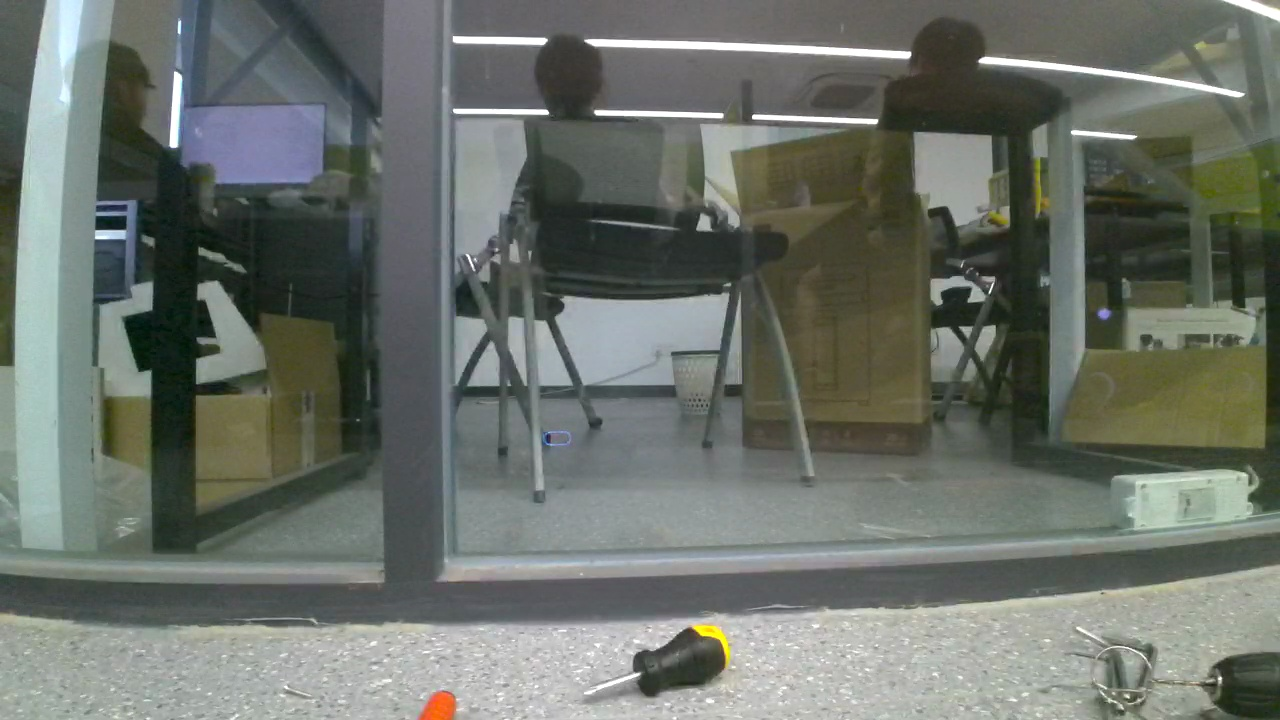
#> input picture Project_ws/src/rmep_base/scripts/test/{10}.jpg, 1280 x 720 px
$ python -i obstacle_detector.py   (imports and definitions only)   (older library calls are emulated)
#> lines starting #> are read from the running program, lines starting #| are printed output that depends on the picture; after the words box and inside, x2 and y2 are one past the last pixel; in counts of white or black regions, pixels touching at a corner belong together
#!/usr/bin/python3
# coding=UTF-8
"""单目视觉障碍风险检测：输出前、左、右方向风险，不伪造米制深度。"""

from dataclasses import dataclass

import cv2
import numpy as np


@dataclass
class VisualSectorObservation:
    """单个图像方向的障碍占用和风险结果。"""

    risk: float
    occupied_ratio: float
    nearest_row_ratio: float


@dataclass
class VisualObstacleObservation:
    """一帧图像的三方向障碍风险结果。"""

    valid: bool
    confidence: float
    front: VisualSectorObservation
    left: VisualSectorObservation
    right: VisualSectorObservation
    reason: str = "ok"

    def risks(self):
        """返回与避障融合接口一致的方向风险字典。"""
        return {
            "front": self.front.risk,
            "left": self.left.risk,
            "right": self.right.risk,
        }


def _empty_sector():
    """创建无障碍方向占位结果。"""
    return VisualSectorObservation(0.0, 0.0, 0.0)


class VisualObstacleDetector:
    """基于地面外观差异和连通区域的单目视觉障碍检测器。"""

    def __init__(self, config=None):
        cfg = (config or {}).get("visual_avoidance", config or {})
        self.cfg = cfg
        self.roi = cfg.get("roi", [0.05, 0.35, 0.95, 0.98])
        self.floor_reference_height = cfg.get(
            "floor_reference_height_ratio", 0.10
        )
        self.color_difference_threshold = cfg.get(
            "color_difference_threshold", 0.24
        )
        self.canny_low = int(cfg.get("canny_low", 50))
        self.canny_high = int(cfg.get("canny_high", 140))
        self.min_contour_area_ratio = cfg.get(
            "min_contour_area_ratio", 0.002
        )
        self.risk_occupancy_ratio = cfg.get("risk_occupancy_ratio", 0.10)
        self.near_row_start = cfg.get("near_row_start", 0.45)

    @staticmethod
    def _clip_roi(roi, width, height):
        """把归一化 ROI 转换为合法像素范围。"""
        x1 = max(0, min(width - 1, int(roi[0] * width)))
        y1 = max(0, min(height - 1, int(roi[1] * height)))
        x2 = max(x1 + 1, min(width, int(roi[2] * width)))
        y2 = max(y1 + 1, min(height, int(roi[3] * height)))
        return x1, y1, x2, y2

    def _floor_difference_mask(self, crop):
        """以底部参考带估计地面颜色，返回偏离地面的像素掩码。"""
        hsv = cv2.cvtColor(crop, cv2.COLOR_BGR2HSV)
        height = hsv.shape[0]
        reference_height = max(2, int(height * self.floor_reference_height))
        reference = hsv[-reference_height:, :]
        floor_hsv = np.median(reference.reshape(-1, 3), axis=0)

        hue_difference = np.abs(hsv[:, :, 0].astype(np.float32) - floor_hsv[0])
        hue_difference = np.minimum(hue_difference, 180.0 - hue_difference) / 90.0
        saturation_difference = (
            np.abs(hsv[:, :, 1].astype(np.float32) - floor_hsv[1]) / 255.0
        )
        value_difference = (
            np.abs(hsv[:, :, 2].astype(np.float32) - floor_hsv[2]) / 255.0
        )
        difference = (
            hue_difference * 0.45
            + saturation_difference * 0.30
            + value_difference * 0.25
        )
        return (difference >= self.color_difference_threshold).astype(np.uint8) * 255

    def _obstacle_mask(self, crop):
        """融合颜色差异和边缘，生成填充后的障碍候选区域。"""
        color_mask = self._floor_difference_mask(crop)
        gray = cv2.cvtColor(crop, cv2.COLOR_BGR2GRAY)
        edges = cv2.Canny(gray, self.canny_low, self.canny_high)
        edges = cv2.dilate(edges, np.ones((5, 5), np.uint8), iterations=1)
        candidate = cv2.bitwise_or(color_mask, edges)
        candidate = cv2.morphologyEx(
            candidate,
            cv2.MORPH_CLOSE,
            np.ones((9, 9), np.uint8),
            iterations=2,
        )
        candidate = cv2.morphologyEx(
            candidate,
            cv2.MORPH_OPEN,
            np.ones((3, 3), np.uint8),
            iterations=1,
        )

        contours, _ = cv2.findContours(
            candidate, cv2.RETR_EXTERNAL, cv2.CHAIN_APPROX_SIMPLE
        )
        obstacle_mask = np.zeros_like(candidate)
        min_area = crop.shape[0] * crop.shape[1] * self.min_contour_area_ratio
        for contour in contours:
            if cv2.contourArea(contour) < min_area:
                continue
            cv2.drawContours(obstacle_mask, [contour], -1, 255, thickness=-1)
        return obstacle_mask

    def _sector_observation(self, mask, x1_ratio, x2_ratio):
        """计算一个水平方向区域的占用率、最近行位置和综合风险。"""
        height, width = mask.shape[:2]
        x1 = max(0, min(width - 1, int(x1_ratio * width)))
        x2 = max(x1 + 1, min(width, int(x2_ratio * width)))
        sector = mask[:, x1:x2] > 0
        occupied_ratio = float(np.count_nonzero(sector)) / float(sector.size)

        rows = np.where(sector)[0]
        nearest_row_ratio = (
            float(rows.max()) / float(max(1, height - 1)) if rows.size else 0.0
        )
        occupancy_score = min(
            1.0, occupied_ratio / max(1e-6, self.risk_occupancy_ratio)
        )
        proximity_score = max(
            0.0,
            (nearest_row_ratio - self.near_row_start)
            / max(1e-6, 1.0 - self.near_row_start),
        )
        risk = min(1.0, occupancy_score * 0.65 + proximity_score * 0.35)
        return VisualSectorObservation(risk, occupied_ratio, nearest_row_ratio)

    @staticmethod
    def _frame_confidence(frame):
        """根据曝光和清晰度估计本帧是否足以判断有障碍或无障碍。"""
        gray = cv2.cvtColor(frame, cv2.COLOR_BGR2GRAY)
        mean_value = float(np.mean(gray))
        exposure_score = max(0.0, 1.0 - abs(mean_value - 127.5) / 127.5)
        sharpness = float(cv2.Laplacian(gray, cv2.CV_64F).var())
        sharpness_score = min(1.0, sharpness / 80.0)
        # 黑暗或过曝画面不能仅凭“收到图像”获得基础置信度。
        return min(1.0, exposure_score * 0.70 + sharpness_score * 0.30)

    def detect(self, frame):
        """检测一帧 BGR 图像，返回三方向风险和总体置信度。"""
        if frame is None or not hasattr(frame, "shape") or frame.size == 0:
            empty = _empty_sector()
            return VisualObstacleObservation(
                False, 0.0, empty, empty, empty, "frame_invalid"
            )

        height, width = frame.shape[:2]
        if height < 32 or width < 32:
            empty = _empty_sector()
            return VisualObstacleObservation(
                False, 0.0, empty, empty, empty, "frame_too_small"
            )

        x1, y1, x2, y2 = self._clip_roi(self.roi, width, height)
        crop = frame[y1:y2, x1:x2]
        mask = self._obstacle_mask(crop)

        # 三个方向适度重叠，避免障碍刚好位于分区边界时被漏检。
        left = self._sector_observation(mask, 0.00, 0.38)
        front = self._sector_observation(mask, 0.28, 0.72)
        right = self._sector_observation(mask, 0.62, 1.00)
        confidence = self._frame_confidence(crop)
        return VisualObstacleObservation(True, confidence, front, left, right)

    def draw_debug(self, frame, observation):
        """绘制检测 ROI、方向风险和当前融合所需信息。"""
        output = frame.copy()
        height, width = output.shape[:2]
        x1, y1, x2, y2 = self._clip_roi(self.roi, width, height)
        cv2.rectangle(output, (x1, y1), (x2, y2), (0, 255, 255), 2)

        labels = (
            ("L", observation.left.risk, 0.15),
            ("F", observation.front.risk, 0.50),
            ("R", observation.right.risk, 0.85),
        )
        for label, risk, position in labels:
            color = (0, 0, 255) if risk >= 0.75 else (0, 255, 0)
            text = f"{label}:{risk:.2f}"
            cv2.putText(
                output,
                text,
                (int(width * position) - 30, max(25, y1 - 10)),
                cv2.FONT_HERSHEY_SIMPLEX,
                0.65,
                color,
                2,
                cv2.LINE_AA,
            )
        return output

>>> import cv2
>>> picture = cv2.imread('../../../../rmep_base/scripts/test/{10}.jpg')
#> picture is the input picture: shape (720, 1280, 3); mean B, G, R 106.3, 113.6, 107.7
>>> result = VisualObstacleDetector().detect(picture)
#> in detect, `crop = frame[y1:y2, x1:x2]`:
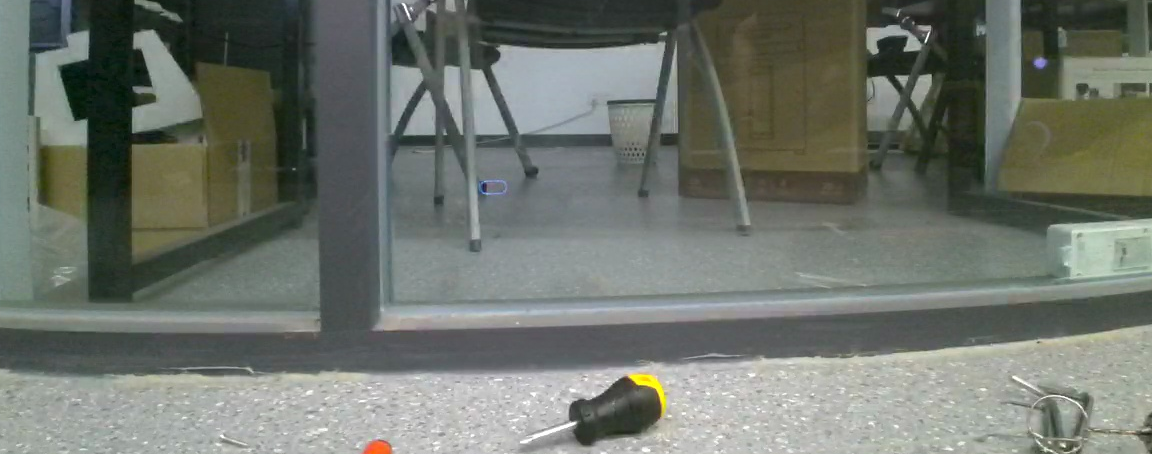
#> crop: shape (454, 1152, 3); mean B, G, R 108.3, 116.4, 110.6
#> in _floor_difference_mask, `hsv = cv2.cvtColor(crop, cv2.COLOR_BGR2HSV)`: hsv: shape (454, 1152, 3); mean H, S, V 62.7, 35.6, 117.6
#> in _floor_difference_mask, `reference = hsv[-reference_height:, :]`: reference: shape (45, 1152, 3); mean H, S, V 44.3, 12, 174.1
#> in _floor_difference_mask, `floor_hsv = np.median(reference.reshape(-1, 3), axis=0)`: floor_hsv = [43, 8, 181]
#> in _floor_difference_mask, `difference = ( hue_difference * 0.45 + saturation_difference * 0.30 + ..`:
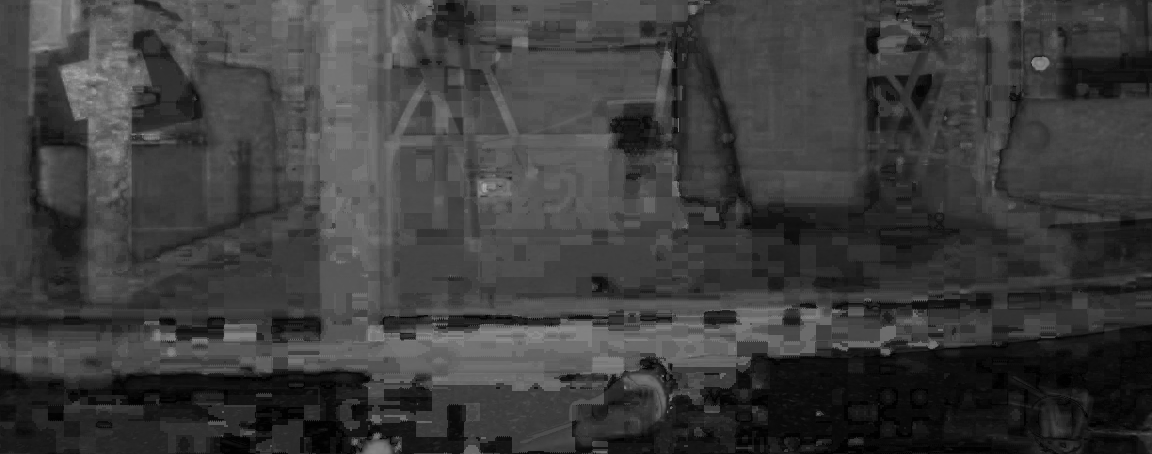
#> difference: shape (454, 1152) float32; min 0.00235, max 0.688, mean 0.238
#> in _floor_difference_mask, `return (difference >= self.color_difference_threshold).astype(np.uint8..`:
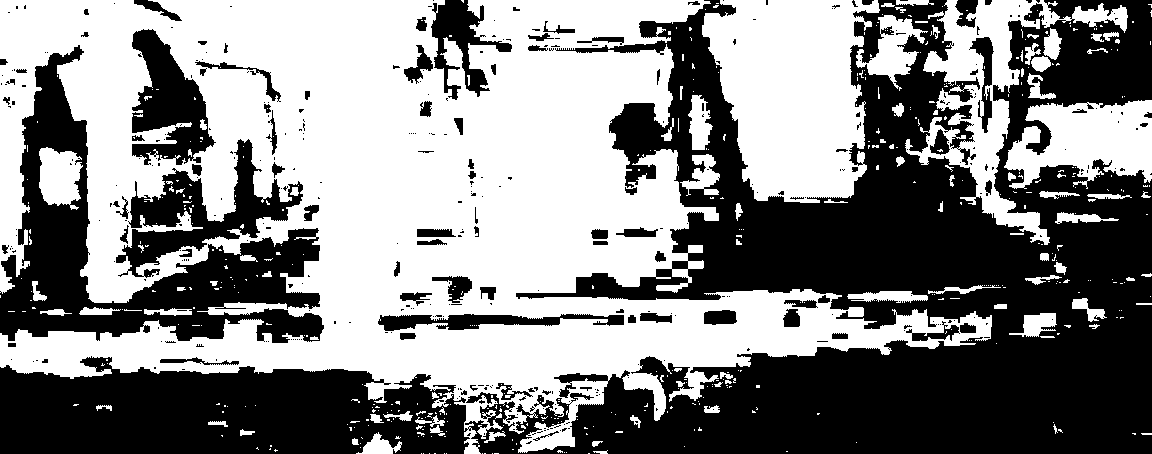
#> returned value: shape (454, 1152); 52.2% white; 387 black regions (297 under 20 px), largest, box (x1, y1, x2, y2) and area: (0, 0, 1152, 454) 191455, (0, 45, 324, 343) 28108, (116, 139, 303, 278) 8118
#> in _obstacle_mask, `edges = cv2.Canny(gray, self.canny_low, self.canny_high)`: edges: shape (454, 1152); 5.3% white in thin lines or dots
#> in _obstacle_mask, `edges = cv2.dilate(edges, np.ones((5, 5), np.uint8), iterations=1)`:
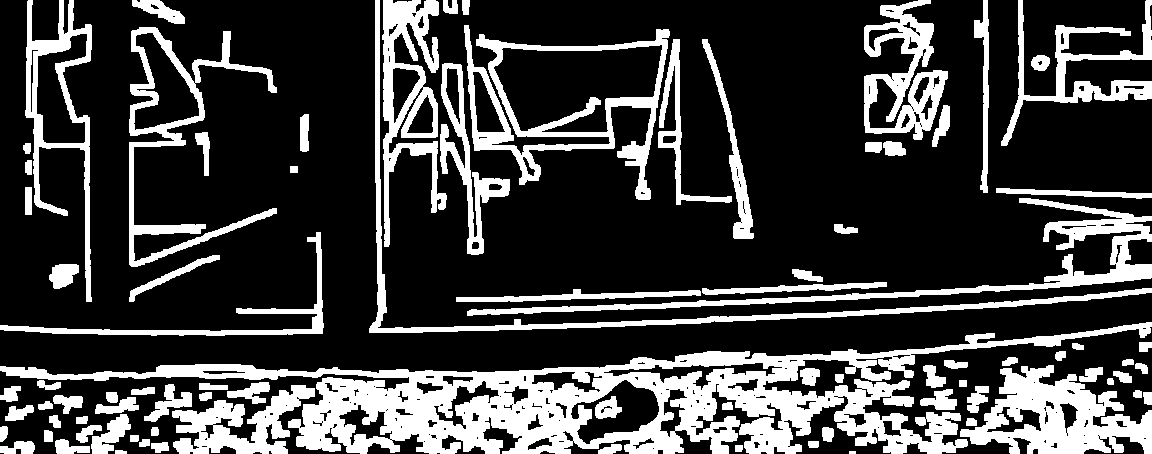
#> edges: shape (454, 1152); 25.1% white; 87 white regions, largest, box (x1, y1, x2, y2) and area: (0, 322, 1152, 454) 42313, (960, 365, 1152, 454) 8852, (464, 25, 670, 200) 7741
#> in _obstacle_mask, `candidate = cv2.bitwise_or(color_mask, edges)`: candidate: shape (454, 1152); 68.8% white; 678 black regions (450 under 20 px), largest, box (x1, y1, x2, y2) and area: (576, 0, 1141, 300) 43292, (0, 117, 319, 331) 20270, (763, 327, 1152, 454) 14785
#> in _obstacle_mask, `candidate = cv2.morphologyEx( candidate, cv2.MORPH_CLOSE, np.ones((9, ..`:
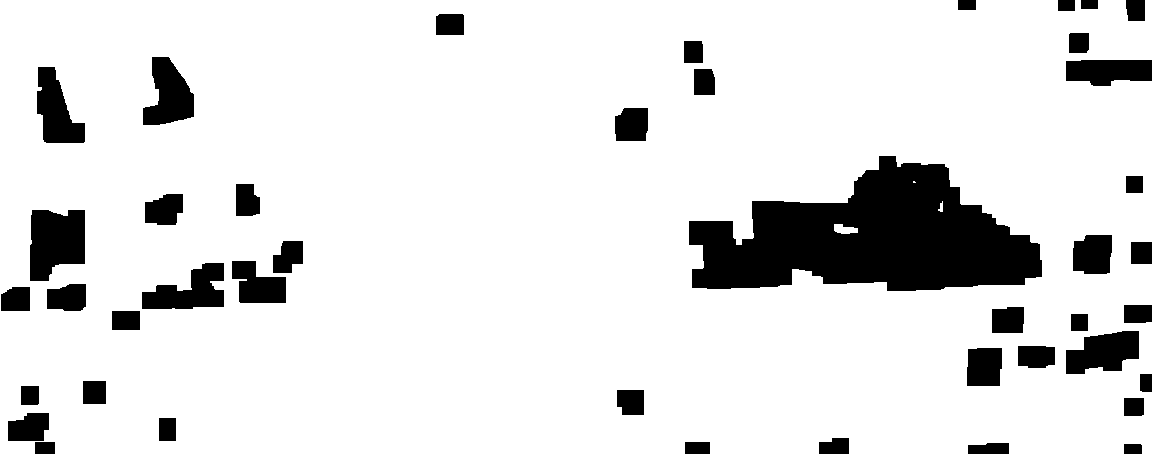
#> candidate: shape (454, 1152); 87.8% white; 43 black regions, largest, box (x1, y1, x2, y2) and area: (689, 156, 1042, 291) 29029, (30, 210, 85, 281) 3219, (142, 263, 224, 309) 2278
#> in _obstacle_mask, `candidate = cv2.morphologyEx( candidate, cv2.MORPH_OPEN, np.ones((3, 3..`: candidate: shape (454, 1152); 87.8% white; 42 black regions
#> in _obstacle_mask, `contours, _ = cv2.findContours( candidate, cv2.RETR_EXTERNAL, cv2.CHAI..`: contours = 1 contour; box (x1, y1, x2, y2) and area: (0, 0, 1152, 454) 513917
#> the loop in _obstacle_mask, `for contour in contours:` made 1 pass
#> after the loop in _obstacle_mask, `for contour in contours:`: obstacle_mask: shape (454, 1152); 98.6% white; 14 black regions, largest, box (x1, y1, x2, y2) and area: (1066, 60, 1152, 86) 1875, (8, 413, 55, 454) 1213, (0, 287, 30, 311) 665
#> in _sector_observation, `sector = mask[:, x1:x2] > 0`: sector: shape (454, 437) bool; 99.1% white; 2 black regions, box (x1, y1, x2, y2) and area: (8, 413, 55, 454) 1213, (0, 287, 30, 311) 665
#> in _sector_observation, `occupied_ratio = float(np.count_nonzero(sector)) / float(sector.size)`: occupied_ratio = 0.991
#> in _sector_observation, `nearest_row_ratio = ( float(rows.max()) / float(max(1, height - 1)) if..`: nearest_row_ratio = 1
#> call 2 of _sector_observation, with x1_ratio = 0.28, x2_ratio = 0.72
#> in _sector_observation (call 2), `sector = mask[:, x1:x2] > 0`:
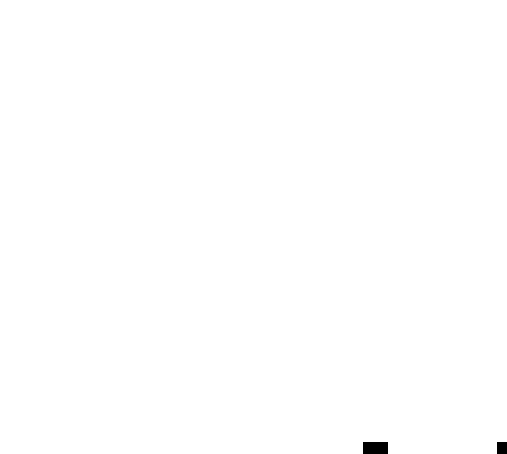
#> sector: shape (454, 507) bool; 99.8% white; 2 black regions, box (x1, y1, x2, y2) and area: (363, 442, 388, 454) 300, (497, 442, 507, 454) 120
#> in _sector_observation (call 2), `occupied_ratio = float(np.count_nonzero(sector)) / float(sector.size)`: occupied_ratio = 0.998
#> call 3 of _sector_observation, with x1_ratio = 0.62, x2_ratio = 1
#> in _sector_observation (call 3), `sector = mask[:, x1:x2] > 0`:
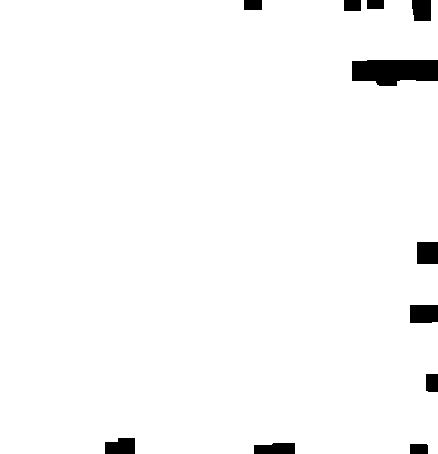
#> sector: shape (454, 438) bool; 97.5% white; 11 black regions, largest, box (x1, y1, x2, y2) and area: (352, 60, 438, 86) 1875, (410, 305, 438, 323) 498, (417, 242, 438, 264) 462
#> in _sector_observation (call 3), `occupied_ratio = float(np.count_nonzero(sector)) / float(sector.size)`: occupied_ratio = 0.975
#> in _frame_confidence, `mean_value = float(np.mean(gray))`: mean_value = 113.7
#> in _frame_confidence, `exposure_score = max(0.0, 1.0 - abs(mean_value - 127.5) / 127.5)`: exposure_score = 0.892
#> in _frame_confidence, `sharpness = float(cv2.Laplacian(gray, cv2.CV_64F).var())`: sharpness = 127.5
#> in _frame_confidence, `sharpness_score = min(1.0, sharpness / 80.0)`: sharpness_score = 1
#> in detect, `confidence = self._frame_confidence(crop)`: confidence = 0.924
